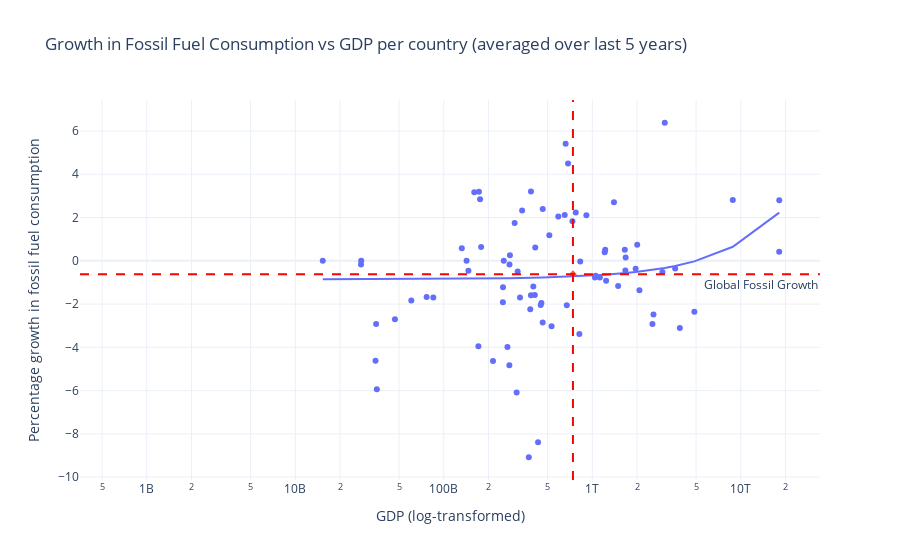

The notebook cell saved with this chart:
### Markdown cell above
### Fossil fuel growth vs GDP

### Code cell
#plot fossil fuel consumption change pct vs gdp

# Get the 'Global' datapoint
global_row = df_last5_plot[df_last5_plot['country_'] == 'Global'].iloc[0]
global_gdp = global_row['gdp_mean']
global_fossil = global_row['fossil_cons_change_pct_mean']

fig = px.scatter(
    df_last5_plot,
    x='gdp_mean',
    y='fossil_cons_change_pct_mean',
    hover_name='country_',
    title='Growth in Fossil Fuel Consumption vs GDP per country (averaged over last 5 years)',
    labels={
        'gdp_mean': 'GDP (log-transformed)',
        'fossil_cons_change_pct_mean': 'Percentage growth in fossil fuel consumption'
    },
    log_x=True,
    trendline='ols',
    template='plotly_white',
    symbol=df_last5_plot['country_'].apply(lambda x: 'star' if x == 'Global' else 'circle'),
    color=df_last5_plot['country_'].apply(lambda x: 'red' if x == 'Global' else 'blue'),
)

# Add horizontal and vertical lines for the 'Global' datapoint
fig.add_vline(x=global_gdp, line_dash="dash", line_color="red", annotation_text="Global GDP", annotation_position="top left")
fig.add_hline(y=global_fossil, line_dash="dash", line_color="red", annotation_text="Global Fossil Growth", annotation_position="bottom right")

fig.update_layout(showlegend=False)  # Remove legend

fig.show()

#ValueError: Mime type rendering requires nbformat>=4.2.0 but it is not installed
#update package and restart kernel

### Figure 1 — Plotly figure (JSON) as saved in the notebook; plotly's stock layout.template omitted (floating-point values rounded to 4 significant figures; data arrays with more than 128 entries replaced by an {"elided": "..."} marker saying what was removed)
{"data": [{"hovertemplate": "<b>%{hovertext}</b><br><br>color=blue<br>symbol=circle<br>GDP (log-transformed)=%{x}<br>Percentage growth in fossil fuel consumption=%{y}<extra></extra>", "hovertext": {"elided": "216 str values"}, "legendgroup": "blue, circle", "marker": {"color": "#636efa", "symbol": "circle"}, "mode": "markers", "name": "blue, circle", "orientation": "v", "showlegend": true, "type": "scatter", "x": {"elided": "216 int values"}, "xaxis": "x", "y": {"elided": "216 float values"}, "yaxis": "y"}, {"hovertemplate": "<b>OLS trendline</b><br>fossil_cons_change_pct_mean = 1.69436e-13 * gdp_mean + -0.8505<br>R<sup>2</sup>=0.033805<br><br>color=blue<br>symbol=circle<br>GDP (log-transformed)=%{x}<br>Percentage growth in fossil fuel consumption=%{y} <b>(trend)</b><extra></extra>", "legendgroup": "blue, circle", "marker": {"color": "#636efa", "symbol": "circle"}, "mode": "lines", "name": "blue, circle", "showlegend": false, "type": "scatter", "x": [15315260416, 27703576576, 27790155776, 34697351168, 35015057408, 35409424384, 46862479360, 60439879680, 76617523200, 84978688000, 132183000000, 142391000000, 146456000000, 160426000000, 171014000000, 172358000000, 175525000000, 178435000000, 214536000000, 250036000000, 250426000000, 253457000000, 268318000000, 276344000000, 277117000000, 278806000000, 299980000000, 309413000000, 314322000000, 326100000000, 336875000000, 373683000000, 382269000000, 386236000000, 386316000000, 400649000000, 410140000000, 412834000000, 431320000000, 449339000000, 454384000000, 463407000000, 463721000000, 513593000000, 531971000000, 590318000000, 651901000000, 661488000000, 673272000000, 686522000000, 734906000000, 773659000000, 818056000000, 829373000000, 912443000000, 1041749573632, 1053479337984, 1124031922176, 1212090548224, 1221832605696, 1238559621120, 1398995943424, 1492300201984, 1655984226304, 1669401542656, 1677338607616, 1958392102912, 2006599729152, 2077209133056, 2540210225152, 2581673803776, 2965401501696, 3075456106496, 3613410459648, 3885961314304, 4867010592768, 8835757506560, 18140645818368, 18151620214784], "xaxis": "x", "y": [-0.8479, -0.8458, -0.8458, -0.8446, -0.8446, -0.8445, -0.8426, -0.8403, -0.8375, -0.8361, -0.8281, -0.8264, -0.8257, -0.8233, -0.8215, -0.8213, -0.8208, -0.8203, -0.8142, -0.8081, -0.8081, -0.8076, -0.805, -0.8037, -0.8035, -0.8033, -0.7997, -0.7981, -0.7972, -0.7952, -0.7934, -0.7872, -0.7857, -0.7851, -0.785, -0.7826, -0.781, -0.7806, -0.7774, -0.7744, -0.7735, -0.772, -0.7719, -0.7635, -0.7604, -0.7505, -0.74, -0.7384, -0.7364, -0.7342, -0.726, -0.7194, -0.7119, -0.71, -0.6959, -0.674, -0.672, -0.66, -0.6451, -0.6435, -0.6406, -0.6135, -0.5977, -0.5699, -0.5676, -0.5663, -0.5187, -0.5105, -0.4985, -0.4201, -0.4131, -0.3481, -0.3294, -0.2383, -0.1921, -0.02585, 0.6466, 2.223, 2.225], "yaxis": "y"}, {"hovertemplate": "<b>%{hovertext}</b><br><br>color=red<br>symbol=star<br>GDP (log-transformed)=%{x}<br>Percentage growth in fossil fuel consumption=%{y}<extra></extra>", "hovertext": ["Global"], "legendgroup": "red, star", "marker": {"color": "#EF553B", "symbol": "diamond"}, "mode": "markers", "name": "red, star", "orientation": "v", "showlegend": true, "type": "scatter", "x": [740700000000.0], "xaxis": "x", "y": [-0.6183], "yaxis": "y"}, {"hovertemplate": "color=red<br>symbol=star<extra></extra>", "legendgroup": "red, star", "marker": {"color": "#EF553B", "symbol": "diamond"}, "mode": "lines", "name": "red, star", "showlegend": false, "type": "scatter", "xaxis": "x", "yaxis": "y"}], "layout": {"annotations": [{"showarrow": false, "text": "Global GDP", "x": 740700000000.0, "xanchor": "right", "xref": "x", "y": 1, "yanchor": "top", "yref": "y domain"}, {"showarrow": false, "text": "Global Fossil Growth", "x": 1, "xanchor": "right", "xref": "x domain", "y": -0.6183, "yanchor": "top", "yref": "y"}], "legend": {"title": {"text": "color, symbol"}, "tracegroupgap": 0}, "shapes": [{"line": {"color": "red", "dash": "dash"}, "type": "line", "x0": 740700000000.0, "x1": 740700000000.0, "xref": "x", "y0": 0, "y1": 1, "yref": "y domain"}, {"line": {"color": "red", "dash": "dash"}, "type": "line", "x0": 0, "x1": 1, "xref": "x domain", "y0": -0.6183, "y1": -0.6183, "yref": "y"}], "showlegend": false, "title": {"text": "Growth in Fossil Fuel Consumption vs GDP per country (averaged over last 5 years)"}, "xaxis": {"anchor": "y", "domain": [0, 1], "title": {"text": "GDP (log-transformed)"}, "type": "log"}, "yaxis": {"anchor": "x", "domain": [0, 1], "title": {"text": "Percentage growth in fossil fuel consumption"}}}}
